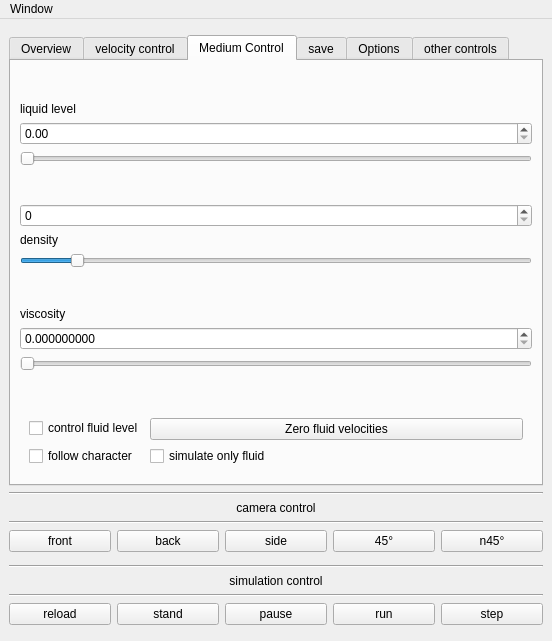
<?xml version="1.0" encoding="UTF-8"?>
<ui version="4.0">
 <class>SimulationWindow</class>
 <widget class="QMainWindow" name="SimulationWindow">
  <property name="geometry">
   <rect>
    <x>0</x>
    <y>0</y>
    <width>552</width>
    <height>641</height>
   </rect>
  </property>
  <property name="windowTitle">
   <string>Control window</string>
  </property>
  <widget class="QWidget" name="centralwidget">
   <layout class="QGridLayout" name="gridLayout">
    <item row="5" column="0">
     <widget class="Line" name="line_3">
      <property name="orientation">
       <enum>Qt::Horizontal</enum>
      </property>
     </widget>
    </item>
    <item row="6" column="0">
     <layout class="QHBoxLayout" name="horizontalLayout_3">
      <property name="sizeConstraint">
       <enum>QLayout::SetDefaultConstraint</enum>
      </property>
      <item>
       <widget class="QPushButton" name="btn_camera_front">
        <property name="text">
         <string>front</string>
        </property>
       </widget>
      </item>
      <item>
       <widget class="QPushButton" name="btn_camera_back">
        <property name="text">
         <string>back</string>
        </property>
       </widget>
      </item>
      <item>
       <widget class="QPushButton" name="btn_camera_side">
        <property name="text">
         <string>side</string>
        </property>
       </widget>
      </item>
      <item>
       <widget class="QPushButton" name="btn_camera_45">
        <property name="text">
         <string>45°</string>
        </property>
       </widget>
      </item>
      <item>
       <widget class="QPushButton" name="btn_camera_n45">
        <property name="text">
         <string>n45°</string>
        </property>
       </widget>
      </item>
     </layout>
    </item>
    <item row="3" column="0">
     <widget class="Line" name="line">
      <property name="orientation">
       <enum>Qt::Horizontal</enum>
      </property>
     </widget>
    </item>
    <item row="10" column="0">
     <widget class="Line" name="line_4">
      <property name="orientation">
       <enum>Qt::Horizontal</enum>
      </property>
     </widget>
    </item>
    <item row="7" column="0">
     <spacer name="verticalSpacer_10">
      <property name="orientation">
       <enum>Qt::Vertical</enum>
      </property>
      <property name="sizeHint" stdset="0">
       <size>
        <width>20</width>
        <height>40</height>
       </size>
      </property>
     </spacer>
    </item>
    <item row="9" column="0">
     <widget class="QLabel" name="label_9">
      <property name="text">
       <string>simulation control</string>
      </property>
      <property name="alignment">
       <set>Qt::AlignCenter</set>
      </property>
     </widget>
    </item>
    <item row="11" column="0">
     <layout class="QHBoxLayout" name="horizontalLayout_2">
      <property name="sizeConstraint">
       <enum>QLayout::SetDefaultConstraint</enum>
      </property>
      <item>
       <widget class="QPushButton" name="btn_reload">
        <property name="text">
         <string>reload</string>
        </property>
       </widget>
      </item>
      <item>
       <widget class="QPushButton" name="btn_restart">
        <property name="text">
         <string>stand</string>
        </property>
       </widget>
      </item>
      <item>
       <widget class="QPushButton" name="btn_pause">
        <property name="text">
         <string>pause</string>
        </property>
       </widget>
      </item>
      <item>
       <widget class="QPushButton" name="btn_run">
        <property name="text">
         <string>run</string>
        </property>
       </widget>
      </item>
      <item>
       <widget class="QPushButton" name="btn_step">
        <property name="text">
         <string>step</string>
        </property>
       </widget>
      </item>
     </layout>
    </item>
    <item row="12" column="0">
     <spacer name="verticalSpacer_13">
      <property name="orientation">
       <enum>Qt::Vertical</enum>
      </property>
      <property name="sizeHint" stdset="0">
       <size>
        <width>20</width>
        <height>40</height>
       </size>
      </property>
     </spacer>
    </item>
    <item row="1" column="0">
     <spacer name="verticalSpacer_12">
      <property name="orientation">
       <enum>Qt::Vertical</enum>
      </property>
      <property name="sizeHint" stdset="0">
       <size>
        <width>20</width>
        <height>40</height>
       </size>
      </property>
     </spacer>
    </item>
    <item row="4" column="0">
     <widget class="QLabel" name="label_8">
      <property name="text">
       <string>camera control</string>
      </property>
      <property name="alignment">
       <set>Qt::AlignCenter</set>
      </property>
     </widget>
    </item>
    <item row="13" column="0">
     <spacer name="verticalSpacer_3">
      <property name="orientation">
       <enum>Qt::Vertical</enum>
      </property>
      <property name="sizeType">
       <enum>QSizePolicy::Expanding</enum>
      </property>
      <property name="sizeHint" stdset="0">
       <size>
        <width>20</width>
        <height>10</height>
       </size>
      </property>
     </spacer>
    </item>
    <item row="8" column="0">
     <widget class="Line" name="line_2">
      <property name="orientation">
       <enum>Qt::Horizontal</enum>
      </property>
     </widget>
    </item>
    <item row="2" column="0">
     <widget class="QTabWidget" name="tab_options">
      <property name="currentIndex">
       <number>2</number>
      </property>
      <widget class="QWidget" name="tab_overview">
       <attribute name="title">
        <string>Overview</string>
       </attribute>
       <layout class="QVBoxLayout" name="verticalLayout_6">
        <item>
         <spacer name="verticalSpacer_11">
          <property name="orientation">
           <enum>Qt::Vertical</enum>
          </property>
          <property name="sizeHint" stdset="0">
           <size>
            <width>20</width>
            <height>10</height>
           </size>
          </property>
         </spacer>
        </item>
        <item>
         <widget class="QLabel" name="label_phase">
          <property name="text">
           <string>Phase : 0</string>
          </property>
         </widget>
        </item>
        <item>
         <widget class="QSlider" name="slider_phase">
          <property name="maximum">
           <number>10000000</number>
          </property>
          <property name="orientation">
           <enum>Qt::Horizontal</enum>
          </property>
         </widget>
        </item>
        <item>
         <spacer name="verticalSpacer_9">
          <property name="orientation">
           <enum>Qt::Vertical</enum>
          </property>
          <property name="sizeHint" stdset="0">
           <size>
            <width>20</width>
            <height>15</height>
           </size>
          </property>
         </spacer>
        </item>
        <item>
         <widget class="QLabel" name="lbl_avg_sagittal_speed">
          <property name="text">
           <string>TextLabel</string>
          </property>
         </widget>
        </item>
        <item>
         <widget class="QLabel" name="lbl_avg_coronal_speed">
          <property name="text">
           <string>TextLabel</string>
          </property>
         </widget>
        </item>
        <item>
         <spacer name="verticalSpacer_8">
          <property name="orientation">
           <enum>Qt::Vertical</enum>
          </property>
          <property name="sizeType">
           <enum>QSizePolicy::Fixed</enum>
          </property>
          <property name="sizeHint" stdset="0">
           <size>
            <width>20</width>
            <height>30</height>
           </size>
          </property>
         </spacer>
        </item>
        <item>
         <layout class="QGridLayout" name="gridLayout_2">
          <item row="0" column="0">
           <widget class="QLabel" name="label_7">
            <property name="text">
             <string>step width:</string>
            </property>
           </widget>
          </item>
          <item row="0" column="1">
           <widget class="QDoubleSpinBox" name="spin_box_step_width">
            <property name="keyboardTracking">
             <bool>false</bool>
            </property>
            <property name="decimals">
             <number>4</number>
            </property>
            <property name="minimum">
             <double>0.000000000000000</double>
            </property>
            <property name="maximum">
             <double>0.200000000000000</double>
            </property>
            <property name="singleStep">
             <double>0.001000000000000</double>
            </property>
           </widget>
          </item>
          <item row="1" column="0" colspan="2">
           <widget class="QSlider" name="slider_step_width">
            <property name="minimum">
             <number>0</number>
            </property>
            <property name="maximum">
             <number>2000</number>
            </property>
            <property name="orientation">
             <enum>Qt::Horizontal</enum>
            </property>
           </widget>
          </item>
         </layout>
        </item>
        <item>
         <layout class="QGridLayout" name="gridLayout_8">
          <item row="0" column="0">
           <widget class="QLabel" name="label_13">
            <property name="text">
             <string>current state duration:</string>
            </property>
           </widget>
          </item>
          <item row="0" column="1">
           <widget class="QDoubleSpinBox" name="spin_box_state_duration">
            <property name="keyboardTracking">
             <bool>false</bool>
            </property>
            <property name="minimum">
             <double>0.000000000000000</double>
            </property>
            <property name="maximum">
             <double>4.000000000000000</double>
            </property>
            <property name="singleStep">
             <double>0.050000000000000</double>
            </property>
           </widget>
          </item>
          <item row="1" column="0" colspan="2">
           <widget class="QSlider" name="slider_state_duration">
            <property name="minimum">
             <number>0</number>
            </property>
            <property name="maximum">
             <number>4000</number>
            </property>
            <property name="orientation">
             <enum>Qt::Horizontal</enum>
            </property>
           </widget>
          </item>
         </layout>
        </item>
        <item>
         <spacer name="verticalSpacer_2">
          <property name="orientation">
           <enum>Qt::Vertical</enum>
          </property>
          <property name="sizeType">
           <enum>QSizePolicy::Fixed</enum>
          </property>
          <property name="sizeHint" stdset="0">
           <size>
            <width>20</width>
            <height>10</height>
           </size>
          </property>
         </spacer>
        </item>
        <item>
         <layout class="QHBoxLayout" name="horizontalLayout">
          <property name="sizeConstraint">
           <enum>QLayout::SetDefaultConstraint</enum>
          </property>
          <item>
           <widget class="QCheckBox" name="check_box_curve_editor">
            <property name="text">
             <string>Curve editor</string>
            </property>
           </widget>
          </item>
          <item>
           <widget class="QComboBox" name="combo_box_curve_editor"/>
          </item>
         </layout>
        </item>
        <item>
         <widget class="QCheckBox" name="check_box_push_interface">
          <property name="text">
           <string>Push interface</string>
          </property>
         </widget>
        </item>
       </layout>
      </widget>
      <widget class="QWidget" name="tab_speed_control">
       <attribute name="title">
        <string>velocity control</string>
       </attribute>
       <layout class="QVBoxLayout" name="verticalLayout">
        <item>
         <layout class="QVBoxLayout" name="verticalLayout_2">
          <item>
           <layout class="QHBoxLayout" name="horizontalLayout_4">
            <item>
             <widget class="QLabel" name="label_4">
              <property name="text">
               <string>target sagittal speed</string>
              </property>
             </widget>
            </item>
            <item>
             <widget class="QDoubleSpinBox" name="spin_box_target_sagittal_speed">
              <property name="keyboardTracking">
               <bool>false</bool>
              </property>
              <property name="minimum">
               <double>-0.100000000000000</double>
              </property>
              <property name="maximum">
               <double>1.300000000000000</double>
              </property>
              <property name="singleStep">
               <double>0.010000000000000</double>
              </property>
             </widget>
            </item>
           </layout>
          </item>
          <item>
           <widget class="QSlider" name="slider_target_sagittal_speed">
            <property name="minimum">
             <number>-10</number>
            </property>
            <property name="maximum">
             <number>130</number>
            </property>
            <property name="tracking">
             <bool>true</bool>
            </property>
            <property name="orientation">
             <enum>Qt::Horizontal</enum>
            </property>
           </widget>
          </item>
         </layout>
        </item>
        <item>
         <layout class="QVBoxLayout" name="verticalLayout_3">
          <item>
           <layout class="QHBoxLayout" name="horizontalLayout_5">
            <item>
             <widget class="QLabel" name="label_5">
              <property name="text">
               <string>target coronal speed</string>
              </property>
             </widget>
            </item>
            <item>
             <widget class="QDoubleSpinBox" name="spin_box_target_coronal_speed">
              <property name="keyboardTracking">
               <bool>false</bool>
              </property>
              <property name="minimum">
               <double>-0.400000000000000</double>
              </property>
              <property name="maximum">
               <double>0.400000000000000</double>
              </property>
              <property name="singleStep">
               <double>0.010000000000000</double>
              </property>
             </widget>
            </item>
           </layout>
          </item>
          <item>
           <widget class="QSlider" name="slider_target_coronal_speed">
            <property name="minimum">
             <number>-40</number>
            </property>
            <property name="maximum">
             <number>40</number>
            </property>
            <property name="tracking">
             <bool>true</bool>
            </property>
            <property name="orientation">
             <enum>Qt::Horizontal</enum>
            </property>
           </widget>
          </item>
         </layout>
        </item>
        <item>
         <layout class="QVBoxLayout" name="verticalLayout_4">
          <item>
           <layout class="QHBoxLayout" name="horizontalLayout_6">
            <item>
             <widget class="QLabel" name="label_6">
              <property name="text">
               <string>target orientation</string>
              </property>
             </widget>
            </item>
            <item>
             <widget class="QDoubleSpinBox" name="spin_box_target_orientation">
              <property name="keyboardTracking">
               <bool>false</bool>
              </property>
              <property name="minimum">
               <double>-7.000000000000000</double>
              </property>
              <property name="maximum">
               <double>7.000000000000000</double>
              </property>
              <property name="singleStep">
               <double>0.050000000000000</double>
              </property>
             </widget>
            </item>
           </layout>
          </item>
          <item>
           <widget class="QSlider" name="slider_target_orientation">
            <property name="minimum">
             <number>-700</number>
            </property>
            <property name="maximum">
             <number>700</number>
            </property>
            <property name="orientation">
             <enum>Qt::Horizontal</enum>
            </property>
           </widget>
          </item>
         </layout>
        </item>
        <item>
         <layout class="QHBoxLayout" name="horizontalLayout_7"/>
        </item>
       </layout>
      </widget>
      <widget class="QWidget" name="tab_medium_control">
       <attribute name="title">
        <string>Medium Control</string>
       </attribute>
       <layout class="QVBoxLayout" name="verticalLayout_7">
        <item>
         <spacer name="verticalSpacer_4">
          <property name="orientation">
           <enum>Qt::Vertical</enum>
          </property>
          <property name="sizeHint" stdset="0">
           <size>
            <width>20</width>
            <height>40</height>
           </size>
          </property>
         </spacer>
        </item>
        <item>
         <widget class="QLabel" name="label">
          <property name="text">
           <string>liquid level</string>
          </property>
         </widget>
        </item>
        <item>
         <widget class="QDoubleSpinBox" name="spin_box_liquid_level">
          <property name="keyboardTracking">
           <bool>false</bool>
          </property>
          <property name="maximum">
           <double>2.000000000000000</double>
          </property>
          <property name="singleStep">
           <double>0.010000000000000</double>
          </property>
         </widget>
        </item>
        <item>
         <widget class="QSlider" name="slider_liquid_level">
          <property name="maximum">
           <number>200</number>
          </property>
          <property name="orientation">
           <enum>Qt::Horizontal</enum>
          </property>
         </widget>
        </item>
        <item>
         <spacer name="verticalSpacer_5">
          <property name="orientation">
           <enum>Qt::Vertical</enum>
          </property>
          <property name="sizeHint" stdset="0">
           <size>
            <width>20</width>
            <height>40</height>
           </size>
          </property>
         </spacer>
        </item>
        <item>
         <widget class="QDoubleSpinBox" name="spin_box_density">
          <property name="keyboardTracking">
           <bool>false</bool>
          </property>
          <property name="decimals">
           <number>0</number>
          </property>
          <property name="maximum">
           <double>10000.000000000000000</double>
          </property>
          <property name="singleStep">
           <double>50.000000000000000</double>
          </property>
         </widget>
        </item>
        <item>
         <widget class="QLabel" name="label_2">
          <property name="text">
           <string>density</string>
          </property>
         </widget>
        </item>
        <item>
         <widget class="QSlider" name="slider_density">
          <property name="maximum">
           <number>10000</number>
          </property>
          <property name="value">
           <number>1000</number>
          </property>
          <property name="orientation">
           <enum>Qt::Horizontal</enum>
          </property>
         </widget>
        </item>
        <item>
         <spacer name="verticalSpacer_6">
          <property name="orientation">
           <enum>Qt::Vertical</enum>
          </property>
          <property name="sizeHint" stdset="0">
           <size>
            <width>20</width>
            <height>40</height>
           </size>
          </property>
         </spacer>
        </item>
        <item>
         <widget class="QLabel" name="label_3">
          <property name="text">
           <string>viscosity</string>
          </property>
         </widget>
        </item>
        <item>
         <widget class="QDoubleSpinBox" name="spin_box_viscosity">
          <property name="keyboardTracking">
           <bool>false</bool>
          </property>
          <property name="decimals">
           <number>9</number>
          </property>
          <property name="minimum">
           <double>0.000000000000000</double>
          </property>
          <property name="maximum">
           <double>30.000000000000000</double>
          </property>
          <property name="singleStep">
           <double>0.001000000000000</double>
          </property>
         </widget>
        </item>
        <item>
         <widget class="QSlider" name="slider_viscosity">
          <property name="maximum">
           <number>3000</number>
          </property>
          <property name="orientation">
           <enum>Qt::Horizontal</enum>
          </property>
         </widget>
        </item>
        <item>
         <spacer name="verticalSpacer_7">
          <property name="orientation">
           <enum>Qt::Vertical</enum>
          </property>
          <property name="sizeHint" stdset="0">
           <size>
            <width>20</width>
            <height>40</height>
           </size>
          </property>
         </spacer>
        </item>
        <item>
         <widget class="QWidget" name="widget_simulated_fluid_control" native="true">
          <layout class="QFormLayout" name="formLayout">
           <item row="0" column="0">
            <widget class="QCheckBox" name="check_box_fluid_control_level">
             <property name="text">
              <string>control fluid level</string>
             </property>
            </widget>
           </item>
           <item row="0" column="1">
            <widget class="QPushButton" name="btn_zero_fluid_velocities">
             <property name="text">
              <string>Zero fluid velocities</string>
             </property>
            </widget>
           </item>
           <item row="1" column="0">
            <widget class="QCheckBox" name="check_box_fluid_follow_character">
             <property name="text">
              <string>follow character</string>
             </property>
            </widget>
           </item>
           <item row="1" column="1">
            <widget class="QCheckBox" name="check_box_simulate_only_fluid">
             <property name="text">
              <string>simulate only fluid</string>
             </property>
            </widget>
           </item>
          </layout>
         </widget>
        </item>
       </layout>
      </widget>
      <widget class="QWidget" name="tab_save">
       <attribute name="title">
        <string>save</string>
       </attribute>
       <layout class="QGridLayout" name="gridLayout_4">
        <item row="5" column="0">
         <layout class="QHBoxLayout" name="horizontalLayout_8">
          <property name="sizeConstraint">
           <enum>QLayout::SetMinimumSize</enum>
          </property>
          <item>
           <widget class="QLabel" name="label_10">
            <property name="text">
             <string>nbr step untill save:</string>
            </property>
           </widget>
          </item>
          <item>
           <widget class="QSpinBox" name="spin_box_steps_until_save">
            <property name="maximum">
             <number>999</number>
            </property>
           </widget>
          </item>
         </layout>
        </item>
        <item row="0" column="0">
         <spacer name="verticalSpacer_14">
          <property name="orientation">
           <enum>Qt::Vertical</enum>
          </property>
          <property name="sizeType">
           <enum>QSizePolicy::Fixed</enum>
          </property>
          <property name="sizeHint" stdset="0">
           <size>
            <width>20</width>
            <height>40</height>
           </size>
          </property>
         </spacer>
        </item>
        <item row="6" column="0">
         <spacer name="verticalSpacer_17">
          <property name="orientation">
           <enum>Qt::Vertical</enum>
          </property>
          <property name="sizeHint" stdset="0">
           <size>
            <width>20</width>
            <height>40</height>
           </size>
          </property>
         </spacer>
        </item>
        <item row="7" column="0">
         <widget class="QPushButton" name="btn_schedule_save">
          <property name="text">
           <string>schedule save</string>
          </property>
         </widget>
        </item>
        <item row="4" column="0">
         <spacer name="verticalSpacer_16">
          <property name="orientation">
           <enum>Qt::Vertical</enum>
          </property>
          <property name="sizeType">
           <enum>QSizePolicy::Fixed</enum>
          </property>
          <property name="sizeHint" stdset="0">
           <size>
            <width>20</width>
            <height>40</height>
           </size>
          </property>
         </spacer>
        </item>
        <item row="2" column="0">
         <spacer name="verticalSpacer_15">
          <property name="orientation">
           <enum>Qt::Vertical</enum>
          </property>
          <property name="sizeType">
           <enum>QSizePolicy::Fixed</enum>
          </property>
          <property name="sizeHint" stdset="0">
           <size>
            <width>20</width>
            <height>40</height>
           </size>
          </property>
         </spacer>
        </item>
        <item row="1" column="0">
         <widget class="QCheckBox" name="check_box_save_position">
          <property name="text">
           <string>save position</string>
          </property>
         </widget>
        </item>
        <item row="3" column="0">
         <widget class="QCheckBox" name="check_box_save_controller">
          <property name="text">
           <string>save controller</string>
          </property>
         </widget>
        </item>
        <item row="8" column="0">
         <widget class="QLabel" name="lbl_feedback_save">
          <property name="text">
           <string/>
          </property>
          <property name="alignment">
           <set>Qt::AlignCenter</set>
          </property>
         </widget>
        </item>
       </layout>
      </widget>
      <widget class="QWidget" name="tab">
       <attribute name="title">
        <string>Options</string>
       </attribute>
       <layout class="QGridLayout" name="gridLayout_7">
        <item row="3" column="0">
         <layout class="QVBoxLayout" name="verticalLayout_5">
          <item>
           <widget class="QCheckBox" name="check_box_target_pose">
            <property name="text">
             <string>show target pose</string>
            </property>
           </widget>
          </item>
          <item>
           <widget class="QCheckBox" name="check_box_collision_primitives">
            <property name="text">
             <string>show collision primitives</string>
            </property>
           </widget>
          </item>
          <item>
           <widget class="QCheckBox" name="check_box_show_forces">
            <property name="text">
             <string>show forces</string>
            </property>
           </widget>
          </item>
          <item>
           <widget class="QCheckBox" name="check_box_follow_character">
            <property name="text">
             <string>follow character</string>
            </property>
           </widget>
          </item>
          <item>
           <widget class="QCheckBox" name="check_box_show_shadow">
            <property name="text">
             <string>show shadow</string>
            </property>
           </widget>
          </item>
          <item>
           <widget class="QCheckBox" name="check_box_show_ground">
            <property name="text">
             <string>show ground plane</string>
            </property>
           </widget>
          </item>
          <item>
           <widget class="QCheckBox" name="check_box_force_ipm">
            <property name="text">
             <string>Force IPM usage</string>
            </property>
           </widget>
          </item>
          <item>
           <widget class="QCheckBox" name="check_box_stance_foot_contact_controller">
            <property name="text">
             <string>Stance Foot contact controller usage</string>
            </property>
           </widget>
          </item>
          <item>
           <widget class="QCheckBox" name="check_box_stance_leg_orientation_controler">
            <property name="text">
             <string>Stance leg orientation controller</string>
            </property>
           </widget>
          </item>
          <item>
           <widget class="QCheckBox" name="check_box_show_fps">
            <property name="text">
             <string>show fps</string>
            </property>
           </widget>
          </item>
         </layout>
        </item>
        <item row="0" column="0">
         <spacer name="verticalSpacer_18">
          <property name="orientation">
           <enum>Qt::Vertical</enum>
          </property>
          <property name="sizeType">
           <enum>QSizePolicy::Fixed</enum>
          </property>
          <property name="sizeHint" stdset="0">
           <size>
            <width>20</width>
            <height>7</height>
           </size>
          </property>
         </spacer>
        </item>
        <item row="2" column="0">
         <spacer name="verticalSpacer_19">
          <property name="orientation">
           <enum>Qt::Vertical</enum>
          </property>
          <property name="sizeType">
           <enum>QSizePolicy::Fixed</enum>
          </property>
          <property name="sizeHint" stdset="0">
           <size>
            <width>20</width>
            <height>7</height>
           </size>
          </property>
         </spacer>
        </item>
        <item row="1" column="0">
         <layout class="QGridLayout" name="gridLayout_3">
          <item row="0" column="0">
           <widget class="QLabel" name="label_11">
            <property name="text">
             <string>ratio to real time:</string>
            </property>
           </widget>
          </item>
          <item row="1" column="0" colspan="2">
           <widget class="QSlider" name="slider_ratio_to_real_time">
            <property name="minimum">
             <number>-1000</number>
            </property>
            <property name="maximum">
             <number>2000</number>
            </property>
            <property name="singleStep">
             <number>1</number>
            </property>
            <property name="pageStep">
             <number>10</number>
            </property>
            <property name="orientation">
             <enum>Qt::Horizontal</enum>
            </property>
           </widget>
          </item>
          <item row="0" column="1">
           <widget class="QDoubleSpinBox" name="spin_box_ratio_to_real_time">
            <property name="keyboardTracking">
             <bool>false</bool>
            </property>
            <property name="minimum">
             <double>-1.000000000000000</double>
            </property>
            <property name="maximum">
             <double>2.000000000000000</double>
            </property>
            <property name="singleStep">
             <double>0.010000000000000</double>
            </property>
            <property name="value">
             <double>1.000000000000000</double>
            </property>
           </widget>
          </item>
         </layout>
        </item>
       </layout>
      </widget>
      <widget class="QWidget" name="tab_2">
       <attribute name="title">
        <string>other controls</string>
       </attribute>
       <layout class="QVBoxLayout" name="verticalLayout_15">
        <item>
         <widget class="QPushButton" name="btn_refresh_fps">
          <property name="text">
           <string>refresh fps</string>
          </property>
         </widget>
        </item>
       </layout>
      </widget>
     </widget>
    </item>
   </layout>
  </widget>
  <widget class="QMenuBar" name="menubar">
   <property name="geometry">
    <rect>
     <x>0</x>
     <y>0</y>
     <width>552</width>
     <height>26</height>
    </rect>
   </property>
   <widget class="QMenu" name="menuWindow">
    <property name="title">
     <string>Window</string>
    </property>
    <addaction name="actionShow_console"/>
   </widget>
   <addaction name="menuWindow"/>
  </widget>
  <action name="actionShow_console">
   <property name="text">
    <string>Show console</string>
   </property>
  </action>
 </widget>
 <resources/>
 <connections/>
</ui>
